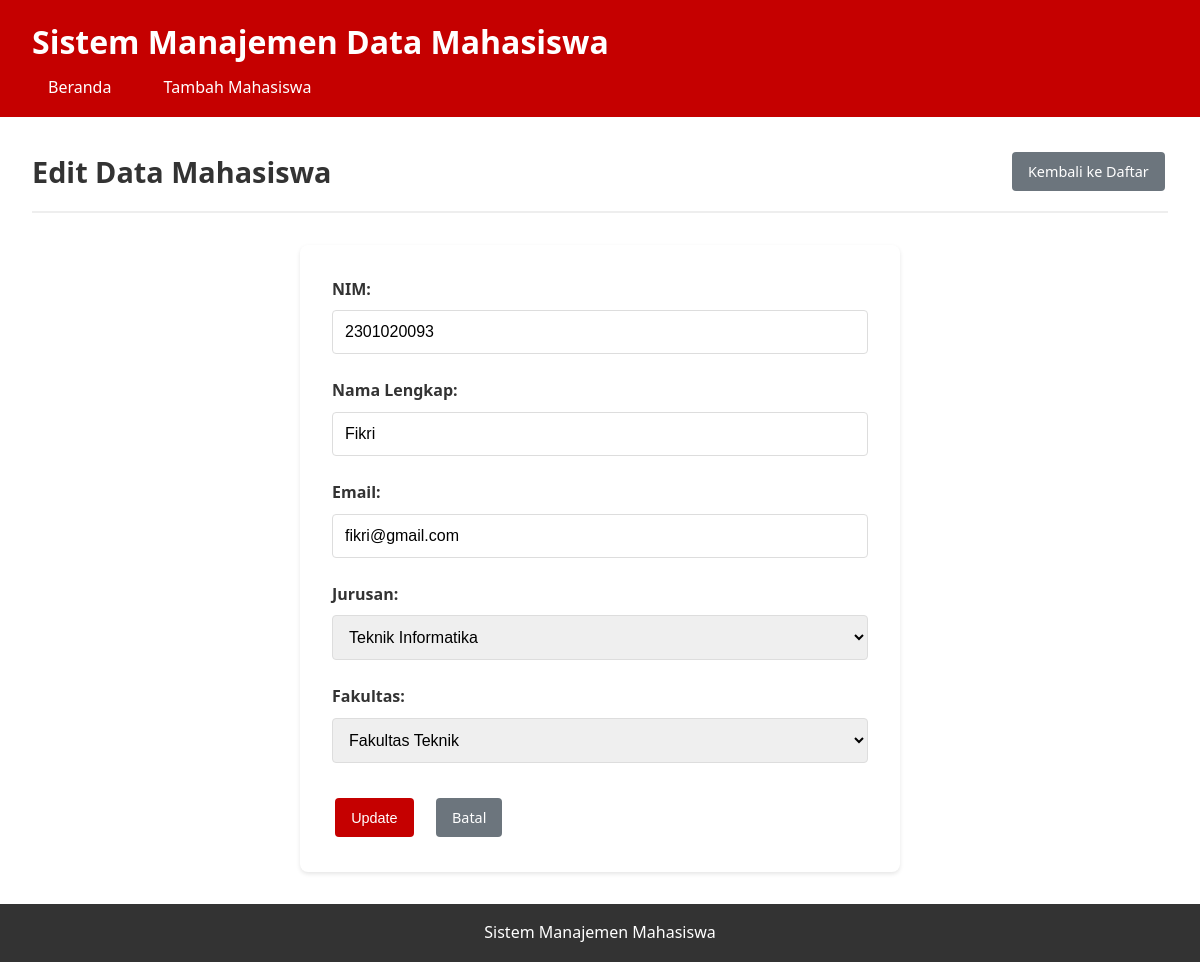
The page /index.php?action=edit&id=8 on the database its author committed.
### tables this page shows
CREATE TABLE IF NOT EXISTS `mahasiswa` (
  `id` int NOT NULL AUTO_INCREMENT,
  `nim` varchar(20) NOT NULL,
  `nama` varchar(100) NOT NULL,
  `email` varchar(100) NOT NULL,
  `jurusan` varchar(50) NOT NULL,
  `fakultas` varchar(50) NOT NULL,
  `created_at` timestamp NULL DEFAULT CURRENT_TIMESTAMP,
  `updated_at` timestamp NULL DEFAULT CURRENT_TIMESTAMP ON UPDATE CURRENT_TIMESTAMP,
  PRIMARY KEY (`id`),
  UNIQUE KEY `nim` (`nim`),
  UNIQUE KEY `email` (`email`)
);

### controllers/MahasiswaController.php (called while the page is built, shortened)
<?php
class MahasiswaController {
    private $mahasiswa;
    public function __construct() {
        $database = new Database();
        $this->db = $database->getConnection();
        $this->mahasiswa = new Mahasiswa($this->db);
    }
    public function edit($id) {
        $this->mahasiswa->id = $id;
        $this->mahasiswa->readOne();
        include 'views/mahasiswa/edit.php';
    }
}
?>

### config.php (called while the page is built, shortened)
<?php
class Database {
    private $host = DB_HOST;
    private $db_name = DB_NAME;
    private $username = DB_USER;
    private $password = DB_PASS;
    public function getConnection() {
        $this->conn = null;
        try {
            $this->conn = new PDO("mysql:host=" . $this->host . ";dbname=" . $this->db_name, $this->username, $this->password);
            $this->conn->setAttribute(PDO::ATTR_ERRMODE, PDO::ERRMODE_EXCEPTION);
        } catch(PDOException $exception) {
            echo "Connection error: " . $exception->getMessage();
        }
        return $this->conn;
    }
}
?>

### models/Mahasiswa.php (called while the page is built, shortened)
<?php
class Mahasiswa {
    private $conn;
    private $table_name = "mahasiswa";
    public $id;
    public function __construct($db) {
        $this->conn = $db;
    }
    public function readOne() {
        $query = "SELECT * FROM " . $this->table_name . " WHERE id = ? LIMIT 0,1";
        $stmt = $this->conn->prepare($query);
        $stmt->bindParam(1, $this->id);
        $stmt->execute();
        $row = $stmt->fetch(PDO::FETCH_ASSOC);
        if($row) {
            $this->nim = $row['nim'];
            $this->nama = $row['nama'];
            $this->email = $row['email'];
            $this->jurusan = $row['jurusan'];
            $this->fakultas = $row['fakultas'];
            return true;
        }
        return false;
    }
}
?>

### views/mahasiswa/edit.php (the view, shortened to what this page needs)
<?php include 'views/layout/header.php'; ?>
<div class="page-header">
    <h2>Edit Data Mahasiswa</h2>
    <a href="index.php" class="btn btn-secondary">Kembali ke Daftar</a>
</div>
<div class="form-container">
    <form action="index.php?action=update&id=<?php echo $this->mahasiswa->id; ?>" method="POST" class="form">
        <div class="form-group">
            <label for="nim">NIM:</label>
            <input type="text" id="nim" name="nim" value="<?php echo htmlspecialchars($this->mahasiswa->nim); ?>" required>
        </div>
        <div class="form-group">
            <label for="nama">Nama Lengkap:</label>
            <input type="text" id="nama" name="nama" value="<?php echo htmlspecialchars($this->mahasiswa->nama); ?>" required>
        </div>
        <div class="form-group">
            <label for="email">Email:</label>
            <input type="email" id="email" name="email" value="<?php echo htmlspecialchars($this->mahasiswa->email); ?>" required>
        </div>
        <div class="form-group">
            <label for="jurusan">Jurusan:</label>
            <select id="jurusan" name="jurusan" required>
                <option value="Teknik Informatika" <?php echo ($this->mahasiswa->jurusan == 'Teknik Informatika') ? 'selected' : ''; ?>>Teknik Informatika</option>
            </select>
        </div>
        <div class="form-group">
            <label for="fakultas">Fakultas:</label>
            <select id="fakultas" name="fakultas" required>
                <option value="Fakultas Teknik" <?php echo ($this->mahasiswa->fakultas == 'Fakultas Teknik') ? 'selected' : ''; ?>>Fakultas Teknik</option>
            </select>
        </div>
        <div class="form-actions">
            <button type="submit" class="btn btn-primary">Update</button>
            <a href="index.php" class="btn btn-secondary">Batal</a>
        </div>
    </form>
</div>
<?php include 'views/layout/footer.php'; ?>

### assets/style.css (style rules this page uses)
* { margin: 0; padding: 0; box-sizing: border-box; }
body { font-family: "Segoe UI", Tahoma, Geneva, Verdana, sans-serif; line-height: 1.6; color: #333; background-color: #f4f4f4; }
.page-header { display: flex; justify-content: space-between; align-items: center; margin-bottom: 2rem; padding-bottom: 1rem; border-bottom: 2px solid #eee; }
.page-header h2 { color: #333; font-size: 1.8rem; }
.btn { display: inline-block; padding: 0.5rem 1rem; text-decoration: none; border-radius: 4px; border: none; cursor: pointer; font-size: 0.9rem; transition: all 0.3s; margin: 0.2rem; }
.btn-primary { background-color: #c50000; color: white; }
.btn-secondary { background-color: #6c757d; color: white; }
.form-container { max-width: 600px; margin: 0 auto; background-color: white; padding: 2rem; border-radius: 8px; box-shadow: 0 2px 4px rgba(0, 0, 0, 0.1); }
.form-group { margin-bottom: 1.5rem; }
.form-group label { display: block; margin-bottom: 0.5rem; font-weight: 600; color: #333; }
.form-group input, .form-group select { width: 100%; padding: 0.75rem; border: 1px solid #ddd; border-radius: 4px; font-size: 1rem; transition: border-color 0.3s; }
.form-actions { display: flex; gap: 1rem; justify-content: flex-start; margin-top: 2rem; }

### rows shown on the page
mahasiswa: nim "2301020093", nama "Fikri", email "fikri@gmail.com", jurusan "Teknik Informatika", fakultas "Fakultas Teknik"
